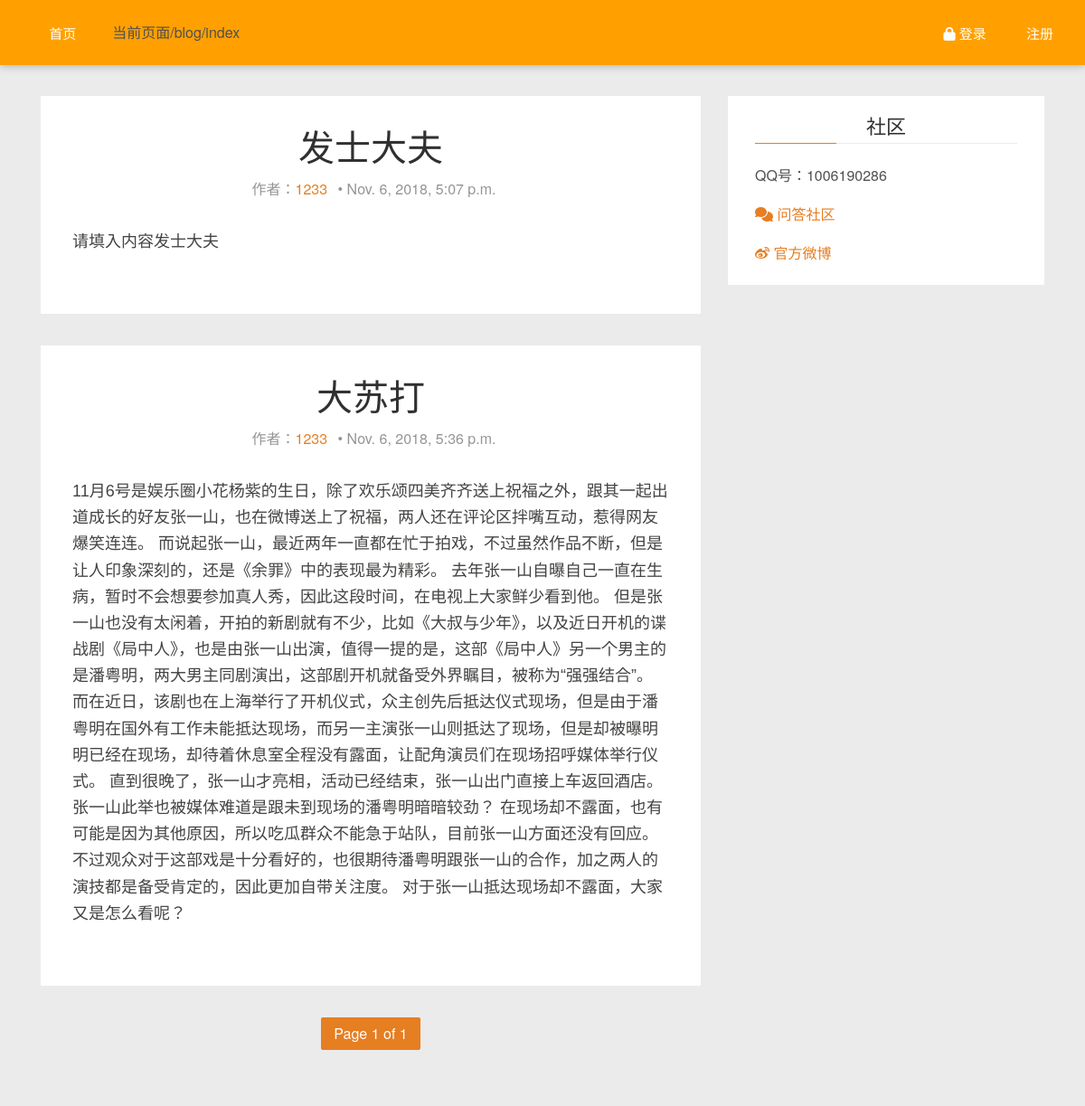
The app's page /blog/index, older data.
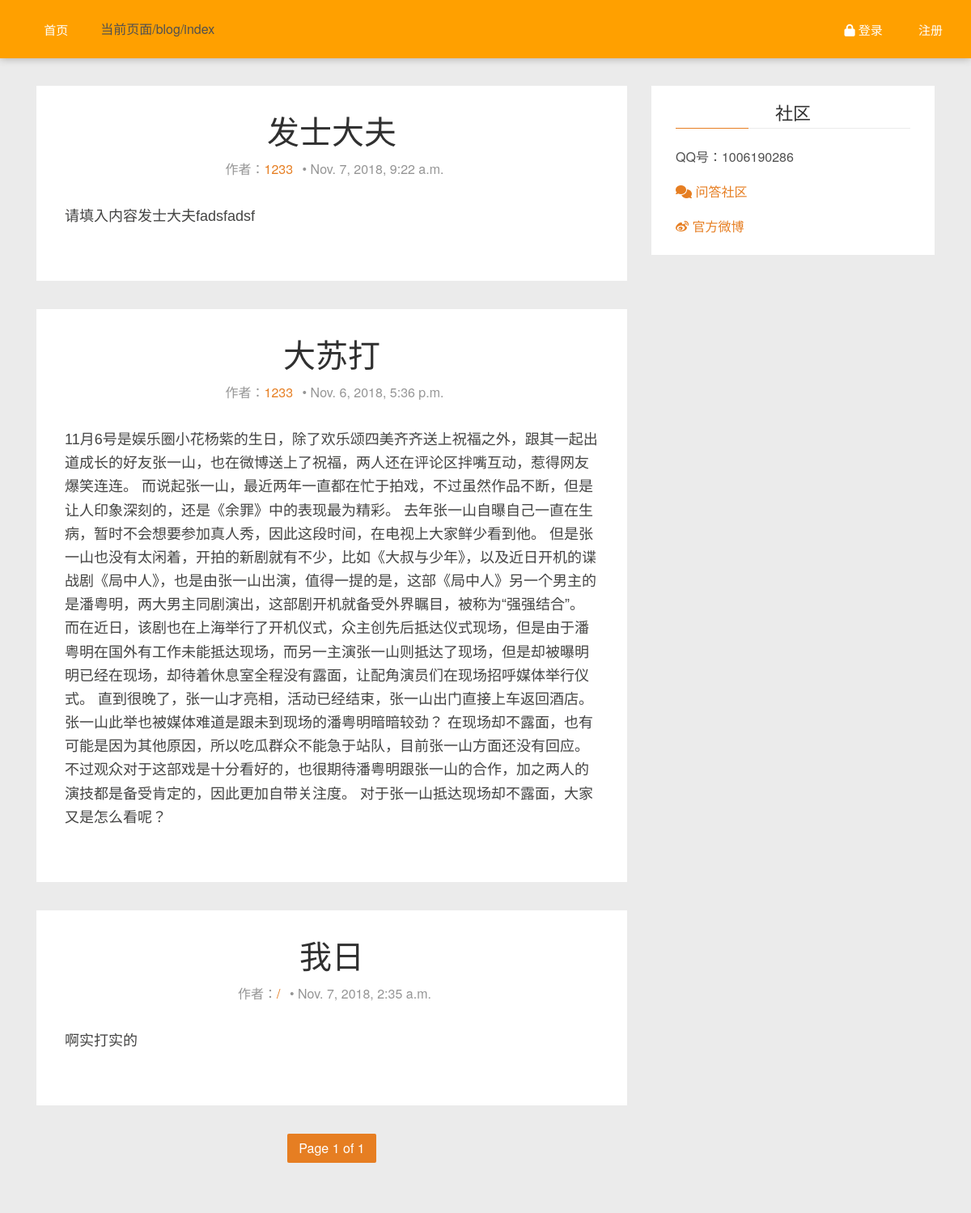
The same page, newer data.
### blog/models.py (models this page shows)
class Blog(models.Model):
    user = models.ForeignKey(User, on_delete=models.CASCADE) #博客作者
    title = models.CharField(max_length=50, unique=True)   #博客题目
    publish_time = models.DateTimeField(auto_now_add=True) #博客创建时间
    update_time = models.DateTimeField(auto_now=True) #博客更新时间
    content = HTMLField() #博客内容
    blog_id = models.IntegerField(primary_key=True, db_column='blog_id')  #博客id
    star_num = models.IntegerField(default=0) #点赞数
    reply_num = models.IntegerField(default=0) #评论数
    watch_num = models.IntegerField(default=0) #查看数
    class Meta:
        db_table = "blog"

### blog/views.py (the view)
# urls.py: path('index', views.index, name='index'),
def index(request):
    blogs = [x for x in Blog.objects.all()]
    paginator = Paginator(Blog.objects.all(),3)
    try:
        page = request.GET.get('page')
    except:
        page = 1
    contacts = paginator.get_page(page)
    return render(request, 'blog/index.html',context={'contacts':contacts})

### blog/templates/blog/index.html (shortened to what this page needs)
{% load static %}
<!DOCTYPE html>
<html lang="en">
<head>
    <link rel="stylesheet" href="https://staff.bootcss.com/npm/font-awesome@4.7.0/css/font-awesome.min.css">
    <link rel='stylesheet' href="{% static 'blog/test1.css' %}" />
    <link rel='stylesheet' href="{% static 'blog/screen.css' %}" />
</head>
<body>
    <nav class="navbar navbar-default navbar-fixed-top navbar-orange">
        <div class="container">
            <div class="collapse navbar-collapse" id="main-menu">
                <ul class='nav navbar-nav'>
                    <li><a href="{% url "index" %}"> 首页</a></li>
                    <li>
                        <p> 当前页面{{ request.path }}</p>
                    </li>
                </ul>
                <ul class="nav navbar-nav navbar-right">
                    {% if request.user.is_authenticated %}
                    <li>
                        <p>欢迎用户: {{ request.user.username }}
                    </li>
                    <li><a href="{% url "add_blog" %}"><i class="fa fa-login"></i> 新建文章</a></li>
                    <li><a href="{% url "logout" %}"><i class="fa fa-login"></i> 登出</a></li>
                    {% else %}
                    <li><a href="{% url "login" %}"><i class="fa fa-lock"></i> 登录</a></li>
                    <li><a href="{% url "register" %}"> 注册</a></li>
                    {% endif %}
                </ul>
            </div>
        </div>
    </nav>
    <section class="features" id="features">
        <br><br>
        <div class="container">
            <main class="col-md-8 main-content">
                {% block content %}
                {% for blog in contacts %}
                <article id='{{ blog.blog_id }}' class="post">
                    <div class="post-head">
                        <h1 class="post-title"><a href="/blog/{{ blog.blog_id }}">{{ blog.title }}</a></h1>
                        <div class="post-meta">
                            <span class="author">作者：<a href="/blog/{{ blog.blog_id }}">{{ blog.user.username }}</a></span>
                            &bull;
                            <time class="post-date" datetime={{blog.update_time}} title={{blog.update_time}}>{{blog.update_time}}</time>
                        </div>
                    </div>
                    <div class="post-content">
                        {% autoescape off %}
                        {{ blog.content | truncatewords_html:10 | striptags }}
                        {% endautoescape %}
                    </div>
                </article>
                {% endfor%}
                <div class="pagination">
                    <span class="step-links">
                        <span class="page-number">
                            Page {{ contacts.number }} of {{ contacts.paginator.num_pages }}
                        </span>
                    </span>
                </div>
                {% endblock content %}
            </main>
            <aside class="col-md-4 sidebar">
                <div class="widget">
                    <h4 class="title">社区</h4>
                    <div class="content community">
                        <p>QQ号：1006190286</p>
                        <p><a href="http://wenda.ghostchina.com/" title="Ghost中文网问答社区" target="_blank" onclick="_hmt.push(['_trackEvent', 'big-button', 'click', '问答社区'])"><i
                                    class="fa fa-comments"></i> 问答社区</a></p>
                        <p><a href="http://weibo.com/ghostchinacom" title="Ghost中文网官方微博" target="_blank" onclick="_hmt.push(['_trackEvent', 'big-button', 'click', '官方微博'])"><i
                                    class="fa fa-weibo"></i> 官方微博</a></p>
                    </div>
                </div>
        </div>
    </section>
</body>
</html>

### blog/static/blog/screen.css (style rules this page uses)
html, body { color: #505050; line-height: 1.75em; background: #ebebeb; position: relative; font-family: "Helvetica Neue", Helvetica, Arial, "Hiragino Sans GB", "Hiragino Sans GB W3", "WenQuanYi Micro Hei", "Microsoft YaHei UI", "Microsoft YaHei", sans-serif; }
h1, h2, h3, h4, h5, h6 { font-weight: 400; color: #303030; }
h1 { font-size: 3em; }
h4 { font-size: 1.5em; }
a { color: #e67e22; outline: none; }
.post { padding: 35px; background: #ffffff; margin-bottom: 35px; position: relative; overflow: hidden; }
.post .post-head { text-align: center; }
.post .post-head .post-title { margin: 0; font-size: 2.5em; line-height: 1em; }
.post .post-head .post-title a { color: #303030; }
.post .post-head .post-meta { color: #959595; margin: 14px 0 0px; }
.post .post-head .post-meta span { margin: 0px 7px; white-space: nowrap; }
.post .post-content { margin: 30px 0; }
.post-content { font: 400 18px/1.62 "Georgia", "Xin Gothic", "Hiragino Sans GB", "Droid Sans Fallback", "Microsoft YaHei", sans-serif; color: #444443; }
.pagination { margin: 0 0 35px; text-align: center; display: block; }
.pagination .page-number { background: #e67e22; color: #ffffff; margin: 0 3px; display: inline-block; line-height: 36px; padding: 0 14px; border-radius: 2px; }
.sidebar .widget { background: #ffffff; padding: 21px 30px; }
.widget { margin-bottom: 35px; }
.widget .title { margin-top: 0; padding-bottom: 7px; border-bottom: 1px solid #ebebeb; margin-bottom: 21px; position: relative; }
.widget .title:after { content: ""; width: 90px; height: 1px; background: #e67e22; position: absolute; left: 0; bottom: -1px; }

Row changes from the older to the newer data that the page shows:
changed Blog "发士大夫": update_time "Nov. 6, 2018, 5:07 p.m." → "Nov. 7, 2018, 9:22 a.m."; content "请填入内容发士大夫" → "请填入内容发士大夫fadsfadsf"
added Blog: title "我日", user.username "/", update_time "Nov. 7, 2018, 2:35 a.m.", content "啊实打实的"
